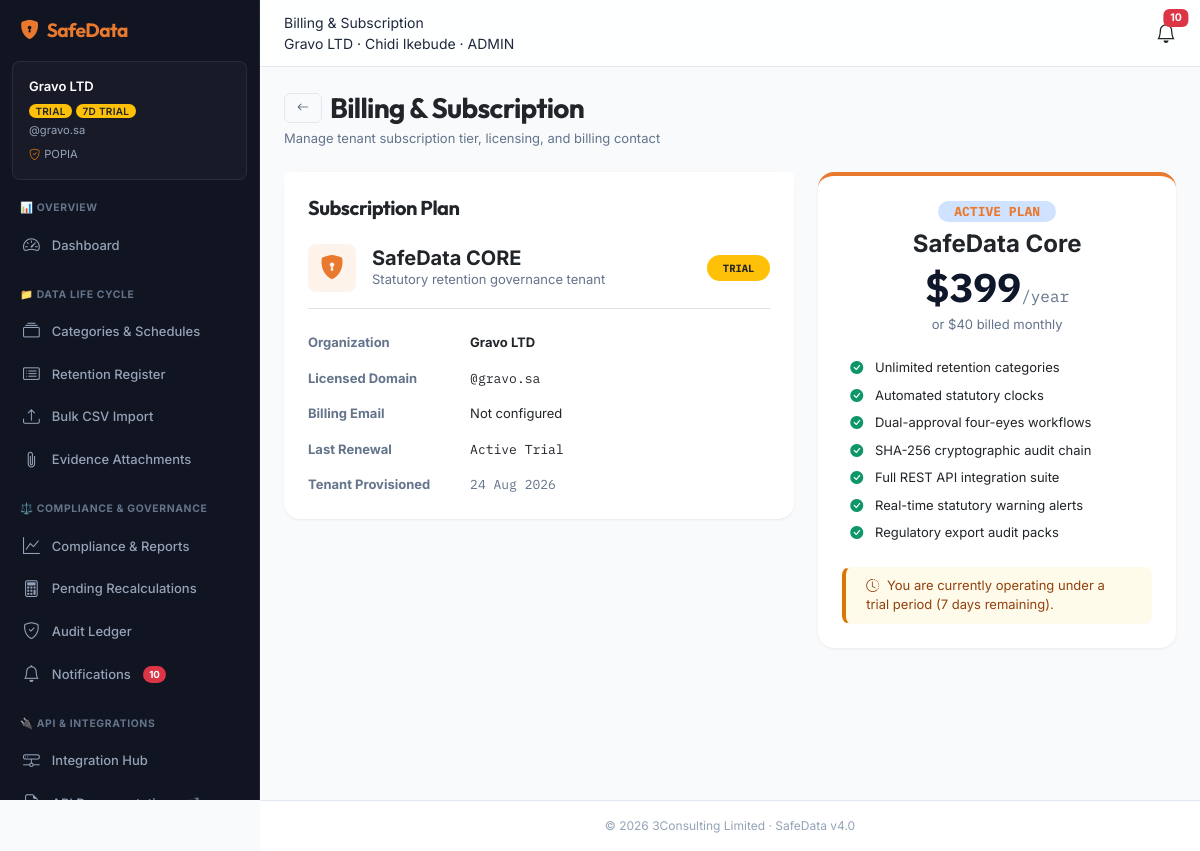
Page /billing (signed in) on the committed database.
### app/models.py (models this page shows)
class Organization(Base):
    __tablename__ = "organizations"
    id = Column(Integer, primary_key=True, autoincrement=True)
    name = Column(String(255), nullable=False)
    slug = Column(String(100), unique=True, nullable=False)
    primary_domain = Column(String(255), unique=True, nullable=False)
    country = Column(String(2), nullable=True)
    tier = Column(Enum("core", "enterprise"), default="core", nullable=False)
    status = Column(Enum("active", "trial", "suspended"), default="trial", nullable=False)
    subscription_status = Column(Enum("trial", "active", "past_due", "cancelled"), default="trial", nullable=False)
    billing_email = Column(String(255), nullable=True)
    last_payment_at = Column(DateTime, nullable=True)
    paystack_customer_code = Column(String(100), nullable=True)
    enterprise_licence_key = Column(String(64), nullable=True)
    trial_ends_at = Column(DateTime, nullable=True)
    created_at = Column(DateTime, default=func.now(), nullable=False)
    updated_at = Column(DateTime, default=func.now(), onupdate=func.now(), nullable=False)

### app/routes/app_pages.py (the view)
@router.get("/billing", response_class=HTMLResponse)
def view_billing(request: Request, db: Session = Depends(get_db)):
    session = get_session(request)
    if not session or "user_id" not in session:
        return RedirectResponse(url="/login", status_code=303)
    if session["role"] != "admin":
        raise HTTPException(status_code=403, detail="Access denied")
    org_id = session["org_id"]
    labels = get_country_regulation_labels(session.get("country", "OTHER"))
    org = db.query(Organization).filter(Organization.id == org_id).first()
    return templates.TemplateResponse(request=request, name="billing.html", context=_ctx(session, labels, {
        "page_title": "Billing & Subscription",
        "active_nav": "billing",
        "org": org,
    }))

### app/templates/billing.html (shortened to what this page needs)
{% extends "layout.html" %}
{% block content %}
<div class="container-fluid px-0" style="max-width: 960px;">
  <div class="d-flex justify-content-between align-items-center mb-4 flex-wrap gap-2 animate-in">
    <div>
      <div class="d-flex align-items-center gap-2">
        <a href="/dashboard" class="btn btn-outline-secondary btn-sm"><i class="bi bi-arrow-left"></i></a>
        <h1 class="h3 mb-0 fw-bold text-dark">Billing & Subscription</h1>
      </div>
      <p class="text-muted small mb-0 mt-1">Manage tenant subscription tier, licensing, and billing contact</p>
    </div>
  </div>
  <div class="row g-4">
    <div class="col-lg-7">
      <div class="card shadow-sm border-0 rounded-4 bg-white mb-4 animate-in">
        <div class="card-header bg-white border-0 pt-4 px-4 pb-0">
          <h2 class="h5 fw-bold text-dark mb-0">Subscription Plan</h2>
        </div>
        <div class="card-body p-4">
          <div class="d-flex align-items-center justify-content-between flex-wrap gap-2 mb-4 pb-3 border-bottom">
            <div class="d-flex align-items-center gap-3">
              <div style="width: 48px; height: 48px; border-radius: var(--sd-radius-lg); background: var(--sd-primary-subtle); display: flex; align-items: center; justify-content: center;">
                <i class="bi bi-shield-lock-fill" style="font-size: 1.5rem; color: var(--sd-primary);"></i>
              </div>
              <div>
                <div class="h5 mb-0 fw-bold text-dark">SafeData {{ org.tier | upper if org else 'ENTERPRISE' }}</div>
                <div class="small text-muted">Statutory retention governance tenant</div>
              </div>
            </div>
            <span class="badge bg-{{ 'success' if org.subscription_status == 'active' else ('warning text-dark' if org.subscription_status == 'trial' else 'danger') }} px-3 py-2 rounded-pill font-mono">
              {{ org.subscription_status | upper if org else 'TRIAL' }}
            </span>
          </div>
          <dl class="row mb-0 small">
            <dt class="col-sm-4 text-muted mb-3">Organization</dt>
            <dd class="col-sm-8 mb-3 fw-bold text-dark">{{ org.name if org else '—' }}</dd>
            <dt class="col-sm-4 text-muted mb-3">Licensed Domain</dt>
            <dd class="col-sm-8 mb-3 font-mono">@{{ org.primary_domain if org else '—' }}</dd>
            <dt class="col-sm-4 text-muted mb-3">Billing Email</dt>
            <dd class="col-sm-8 mb-3">{{ org.billing_email or 'Not configured' }}</dd>
            <dt class="col-sm-4 text-muted mb-3">Last Renewal</dt>
            <dd class="col-sm-8 mb-3 font-mono">{{ org.last_payment_at.strftime('%d %b %Y') if org and org.last_payment_at else 'Active Trial' }}</dd>
            <dt class="col-sm-4 text-muted mb-0">Tenant Provisioned</dt>
            <dd class="col-sm-8 mb-0 font-mono text-muted">{{ org.created_at.strftime('%d %b %Y') if org and org.created_at else '—' }}</dd>
          </dl>
        </div>
      </div>
    </div>
    <div class="col-lg-5">
      <div class="card shadow-sm border-0 rounded-4 bg-white mb-4 animate-in" style="border-top: 4px solid var(--sd-primary) !important;">
        <div class="card-body p-4 text-center">
          <span class="badge bg-primary-subtle text-primary mb-2 px-3 py-1 rounded-pill font-mono small">ACTIVE PLAN</span>
          <div class="h4 text-dark mb-1 fw-bold">SafeData Core</div>
          <div class="display-6 fw-bold mb-1 font-mono" style="color: var(--sd-gray-900);">$399<span class="fs-6 fw-normal text-muted font-sans">/year</span></div>
          <div class="text-muted small mb-4">or $40 billed monthly</div>
          <ul class="list-unstyled text-start small mb-4 d-flex flex-column gap-2 ps-2">
            <li><i class="bi bi-check-circle-fill text-success me-2"></i> Unlimited retention categories</li>
            <li><i class="bi bi-check-circle-fill text-success me-2"></i> Automated statutory clocks</li>
            <li><i class="bi bi-check-circle-fill text-success me-2"></i> Dual-approval four-eyes workflows</li>
            <li><i class="bi bi-check-circle-fill text-success me-2"></i> SHA-256 cryptographic audit chain</li>
            <li><i class="bi bi-check-circle-fill text-success me-2"></i> Full REST API integration suite</li>
            <li><i class="bi bi-check-circle-fill text-success me-2"></i> Real-time statutory warning alerts</li>
            <li><i class="bi bi-check-circle-fill text-success me-2"></i> Regulatory export audit packs</li>
          </ul>
          {% if org and org.subscription_status == 'trial' %}
            <div class="alert alert-warning py-2 small mb-0 rounded-3 text-start">
              <i class="bi bi-clock-history me-1"></i> You are currently operating under a trial period ({% if trial_days is not none and trial_days > 0 %}{{ trial_days }} days remaining{% else %}Trial Expired{% endif %}).
            </div>
          {% endif %}
        </div>
      </div>
    </div>
  </div>
</div>
{% endblock %}

### app/templates/layout.html (shortened to what this page needs)
<!DOCTYPE html>
<html lang="en">
<head>
  <link href="https://cdn.jsdelivr.net/npm/bootstrap@5.3.3/dist/css/bootstrap.min.css" rel="stylesheet">
  <link rel="stylesheet" href="https://cdn.jsdelivr.net/npm/bootstrap-icons@1.11.3/font/bootstrap-icons.min.css">
  <link rel="stylesheet" href="/static/css/app.css?v=4.2">
</head>
<body>
<div class="wrapper">
  <nav class="sidebar" id="sidebar">
    <div class="brand pt-3">
      <i class="bi bi-shield-lock-fill"></i>
      <span>{{ wl_name or 'SafeData' }}</span>
    </div>
    {% if org_name %}
    <div class="org-context">
      <div class="org-context-name">{{ org_name }}</div>
      <div class="org-context-meta">
        <span class="badge bg-{{ 'success' if org_status == 'active' else 'warning text-dark' }} badge-sm">{{ org_status | upper }}</span>
        {% if trial_days is not none %}
          {% if trial_days > 0 %}
            <span class="badge bg-warning text-dark badge-sm">{{ trial_days }}d trial</span>
          {% else %}
            <span class="badge bg-danger text-white badge-sm">Trial Expired</span>
          {% endif %}
        {% endif %}
      </div>
      <div class="org-context-domain">@{{ org_domain }}</div>
      <div class="org-context-domain" style="margin-top: 0.5rem;">
        <i class="bi bi-shield-check text-warning me-1"></i>{{ law_label }}
      </div>
    </div>
    {% endif %}
    <div class="nav-group-label">📊 Overview</div>
    <a href="/dashboard" class="{{ 'active' if active_nav == 'dashboard' else '' }}">
      <i class="bi bi-speedometer2"></i> Dashboard
    </a>
    <div class="nav-group-label">📁 Data Life Cycle</div>
    <a href="/categories" class="{{ 'active' if active_nav == 'categories' else '' }}">
      <i class="bi bi-collection"></i> Categories & Schedules
    </a>
    <a href="/records" class="{{ 'active' if active_nav == 'records' else '' }}">
      <i class="bi bi-card-list"></i> Retention Register
    </a>
    <a href="/import" class="{{ 'active' if active_nav == 'import' else '' }}">
      <i class="bi bi-upload"></i> Bulk CSV Import
    </a>
    {% if user_role in ['admin', 'dpo'] %}
    <a href="/attachments" class="{{ 'active' if active_nav == 'attachments' else '' }}">
      <i class="bi bi-paperclip"></i> Evidence Attachments
    </a>
    {% endif %}
    {% if user_role in ['admin', 'dpo'] %}
      <div class="nav-group-label">⚖️ Compliance & Governance</div>
      <a href="/reports" class="{{ 'active' if active_nav == 'reports' else '' }}">
        <i class="bi bi-graph-up"></i> Compliance & Reports
      </a>
      <a href="/recalculations" class="{{ 'active' if active_nav == 'recalculations' else '' }}">
        <i class="bi bi-calculator"></i> Pending Recalculations
      </a>
      <a href="/audit" class="{{ 'active' if active_nav == 'audit' else '' }}">
        <i class="bi bi-shield-check"></i> Audit Ledger
      </a>
      <a href="/notifications" class="{{ 'active' if active_nav == 'notifications' else '' }}">
        <i class="bi bi-bell"></i> Notifications
        {% if unread_notifications_count is defined and unread_notifications_count > 0 %}
          <span class="badge bg-danger rounded-pill float-end">{{ unread_notifications_count }}</span>
        {% endif %}
      </a>
    {% endif %}
    {% if user_role == 'admin' %}
      <div class="nav-group-label">🔌 API & Integrations</div>
      <a href="/integrations" class="{{ 'active' if active_nav == 'integrations' else '' }}">
        <i class="bi bi-hdd-network"></i> Integration Hub
      </a>
      <a href="/docs" target="_blank" class="">
        <i class="bi bi-file-earmark-code"></i> API Documentation <i class="bi bi-box-arrow-up-right small ms-1" style="font-size: 0.7rem;"></i>
      </a>
    {% else %}
      <div class="nav-group-label">📖 Help & Documentation</div>
      <a href="/help" class="{{ 'active' if active_nav == 'help' else '' }}">
        <i class="bi bi-journal-bookmark-fill"></i> Solution Manual
      </a>
    {% endif %}
  </nav>
  <div class="main-content">
    <div class="topbar">
      <div class="d-flex align-items-center gap-2">
        <div>
          <div class="topbar-title">{{ page_title }}</div>
          {% if org_name %}
            <div class="topbar-subtitle">{{ org_name }} · {{ user_name }} · {{ user_role | upper }}</div>
          {% endif %}
        </div>
      </div>
      <div class="d-flex align-items-center gap-3">
        <a class="position-relative text-dark" href="/notifications">
          <i class="bi bi-bell fs-5"></i>
          {% if unread_notifications_count is defined and unread_notifications_count > 0 %}
            <span class="badge bg-danger position-absolute top-0 start-100 translate-middle">{{ unread_notifications_count }}</span>
          {% endif %}
        </a>
      </div>
    </div>
    <div class="content-area" id="main-content">
      {% block content %}{% endblock %}
    </div>
  </div>
</div>
<footer id="footer">
  &copy; 2026 {{ wl_footer or '3Consulting Limited' }} · {{ wl_name or 'SafeData' }} v4.0
</footer>
</body>
</html>

### rows in the picture
Organization: name "Gravo LTD", primary_domain "gravo.sa", tier "CORE", subscription_status "TRIAL", billing_email "Not configured", last_payment_at "Active Trial", created_at "24 Aug 2026"

### other values in the picture
{{ wl_name or 'SafeData' }} "SafeData"
{{ org_status | upper }} "TRIAL"
{{ trial_days }} "7"
{{ law_label }} "POPIA"
{{ unread_notifications_count }} "10"
{{ page_title }} "Billing & Subscription"
{{ user_name }} "Chidi Ikebude"
{{ user_role | upper }} "ADMIN"
{{ wl_footer or '3Consulting Limited' }} "3Consulting Limited"
